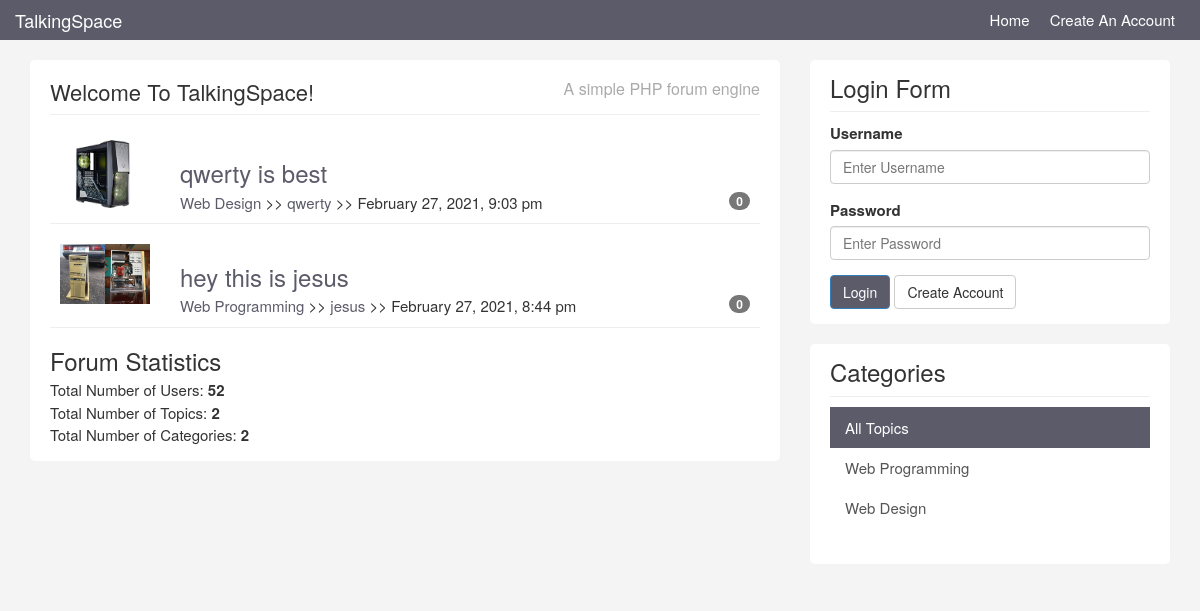
The app's page /topics.php with its own data.
### tables this page shows
CREATE TABLE `topics` (
  `id` int(11) NOT NULL,
  `category_id` int(11) NOT NULL,
  `user_id` int(11) NOT NULL,
  `title` varchar(100) NOT NULL,
  `body` text NOT NULL,
  `last_activity` datetime NOT NULL,
  `create_date` timestamp NOT NULL DEFAULT current_timestamp() ON UPDATE current_timestamp()
);

CREATE TABLE `users` (
  `id` int(11) NOT NULL,
  `name` varchar(100) NOT NULL,
  `email` varchar(100) NOT NULL,
  `avatar` varchar(100) NOT NULL,
  `username` varchar(10) NOT NULL,
  `password` varchar(64) NOT NULL,
  `about` text NOT NULL,
  `last_activity` datetime NOT NULL,
  `join_date` timestamp NOT NULL DEFAULT current_timestamp()
);

CREATE TABLE `categories` (
  `id` int(11) NOT NULL,
  `name` varchar(255) NOT NULL,
  `description` text NOT NULL
);

### libraries/Template.php (called while the page is built, shortened)
<?php
class Template {
    protected $template;
    public function __construct($template){
        $this->template = $template;
    }
    public function __toString(){
    	include basename($this->template);
    	return ob_get_clean();
    }
}

### libraries/Database.php (called while the page is built, shortened)
<?php
class Database {
	private $host = "localhost";
	private $user = "root";
	private $pass = "";
	private $dbname = "talkinspace";
	private $dbh;
	private $stmt;
	public function __construct() {
		$dsn = 'mysql:host=' . $this->host . ';dbname=' . $this->dbname;
		$options = array (
				PDO::ATTR_PERSISTENT => true,
				PDO::ATTR_ERRMODE => PDO::ERRMODE_EXCEPTION
		);
		try {
			$this->dbh = new PDO ($dsn, $this->user, $this->pass, $options);
		}
		catch ( PDOException $e ) {
			$this->error = $e->getMessage();
		}
	}
	public function query($query) {
		$this->stmt = $this->dbh->prepare($query);
	}
	public function bind($param, $value, $type = null) {
		if (is_null ( $type )) {
			switch (true) {
				default :
					$type = PDO::PARAM_STR;
			}
		}
		$this->stmt->bindValue ( $param, $value, $type );
	}
	public function execute(){
		return $this->stmt->execute();
	}
	public function resultset(){
		$this->execute();
		return $this->stmt->fetchAll(PDO::FETCH_OBJ);
	}
	public function rowCount(){
		return $this->stmt->rowCount();
	}
}

### libraries/Topic.php (called while the page is built, shortened)
<?php
class Topic{
	private $db;
	 public function __construct(){
		$this->db = new Database;
	 }
	  public function getAllTopics(){
		$this->db->query("SELECT topics.*, users.username, users.avatar, categories.name FROM topics
							INNER JOIN users
							ON topics.user_id = users.id
							INNER JOIN categories
							ON topics.category_id = categories.id
							ORDER BY create_date DESC
							");
		$results = $this->db->resultset();
		return $results;
	  }
	public function getTotalTopics(){
		$this->db->query('SELECT * FROM topics');
		return $this->db->rowCount();
	}
	public function getTotalCategories(){
		$this->db->query('SELECT * FROM categories');
		return $this->db->rowCount();
	}
}

### helpers/format_helper.php (called while the page is built)
<?php
function formatDate($date){
	$date = date("F j, Y, g:i a",strtotime($date));
	return $date;
}
function urlFormat($str){
	$str = preg_replace('/\s*/', '', $str);
	$str = strtolower($str);
	$str = urlencode($str);
	return $str;
}
function is_active($category){
		if(isset($_GET['category'])){
			if($_GET['category'] == $category){
				return 'active';
			} else {
				return '';
			}
		} else {
			if($category == null){
				return 'active';
			}
		}
}

### helpers/db_helper.php (called while the page is built, shortened)
<?php
function replyCount($topic_id){
	$db = new Database;
	$db->query('SELECT * FROM replies WHERE topic_id = :topic_id');
	$db->bind(':topic_id', $topic_id);
	$rows = $db->resultset();
	return $db->rowCount();
}
function getCategories(){
	$db = new Database;
	$db->query('SELECT * FROM categories');
	$results = $db->resultset();
	return $results;
}

### helpers/system_helper.php (called while the page is built, shortened)
<?php
function isLoggedIn(){
	if(isset($_SESSION['is_logged_in'])){
		return true;
	} else {
		return false;
	}
}

### templates/topics.php (the view)
<?php include('includes/header.php'); ?>
<ul id="topics">
	<?php if($topics) : ?>
		<?php foreach($topics as $topic) : ?>
		<li class="topic">
			<div class="row">
				<div class="col-md-2">
					<img class="avatar pull-left" src="images/avatars/<?php echo $topic->avatar; ?>" />
				</div>
				<div class="col-md-10">
					<div class="topic-content pull-right">
						<h3><a href="topic.html"><?php echo $topic->title; ?></a></h3>
						<div class="topic-info">
							<a href="topics.php?category=<?php echo urlFormat($topic->category_id); ?>"><?php echo $topic->name; ?></a> >>
							<a href="topics.php?user=<?php echo urlFormat($topic->user_id); ?>"><?php echo $topic->username; ?></a> >>
							<?php echo formatDate($topic->create_date); ?>
							<span class="badge pull-right"><?php echo replyCount($topic->id); ?></span>
						</div>
					</div>
				</div>
			</div>
		</li>
		<?php endforeach ; ?>
						</ul>
	<?php else : ?>
		<p>No Topics To Display</p>
	<?php endif; ?>
						<h3>Forum Statistics</h3>
					<ul>
						<li>Total Number of Users: <strong>52</strong></li>
						<li>Total Number of Topics: <strong><?php echo $totalTopics; ?></strong></li>
						<li>Total Number of Categories: <strong><?php echo $totalCategories; ?></strong></li>
					</ul>
<?php include('includes/footer.php'); ?>

### templates/includes/footer.php
					</div>
				</div>
			</div>
			<div class="col-md-4">
				<div class="sidebar">
					<div class="block">
						<h3>Login Form</h3>
						<?php if(isLoggedIn()) : ?>
							<div class="userdata">
							Welcome, <?php echo getUser()['username']; ?>
						</div>
						<br>
						<form role="form" method="post" action="logout.php">
							<input type="submit" name="do_logout" class="btn btn-primary" value="Logout" />
						</form>
						<?php else : ?>
						<form role="form" method="post" action="login.php">
						<div class="form-group">
							<label>Username</label>
							<input name="username" type="text" class="form-control" placeholder="Enter Username">
						</div>
						<div class="form-group">
							<label>Password</label>
							<input name="password" type="password" class="form-control" placeholder="Enter Password">
						</div>
						<button name="do_login" type="submit" class="btn btn-primary">Login</button> <a  class="btn btn-default" href="register.html"> Create Account</a>
						</form>
						<?php endif; ?>
					</div>
					<div class="block">
					<h3>Categories</h3>
					<div class="list-group">
						<a href="topics.php" class="list-group-item <?php echo is_active(null); ?>">All Topics <span class="badge pull-right"></span></a>
					<?php foreach(getCategories() as $category) : ?>
						<a href="topics.php?category=<?php echo $category->id; ?>" class="list-group-item <?php echo is_active($category->id); ?>"><?php echo $category->name; ?> </a>
					<?php endforeach; ?>
					</div>
				</div>
				</div>
			</div>
		</div>
    </div>
  </body>
</html>

### templates/css/custom.css (style rules this page uses)
body { padding-top: 60px; background:#f4f4f4; font-size:15px; }
a { color:#5c5b69; }
ul { padding:0; margin:0; list-style:none; }
h3 { margin-bottom:5px; }
.block { background:#fff; border-radius:5px; padding: 15px 20px; margin-bottom:20px; }
.sidebar .block h3 { margin:0 0 10px 0; padding-bottom:10px; border-bottom:#eee solid 1px; }
.topic { border-bottom:#eee solid 1px; margin-bottom:10px; padding:10px; }
.topic-content { width:100%; }
img.avatar { width:100%; }
a.list-group-item.active, a.list-group-item.active:hover, a.list-group-item.active:focus { background:#5c5b69; border-radius:0; }
.list-group-item { border:0 }
.btn-primary { background:#5c5b69; }

### records on screen
topics: user.avatar (picture), title "qwerty is best", category.name "Web Design", user.username "qwerty", create_date "February 27, 2021, 9:03 pm", id "0"
topics: user.avatar (picture), title "hey this is jesus", category.name "Web Programming", user.username "jesus", create_date "February 27, 2021, 8:44 pm", id "0"
categories: name "Web Programming"
categories: name "Web Design"

### other values on screen
$title "Welcome To TalkingSpace!"
$totalTopics "2"
$totalCategories "2"
